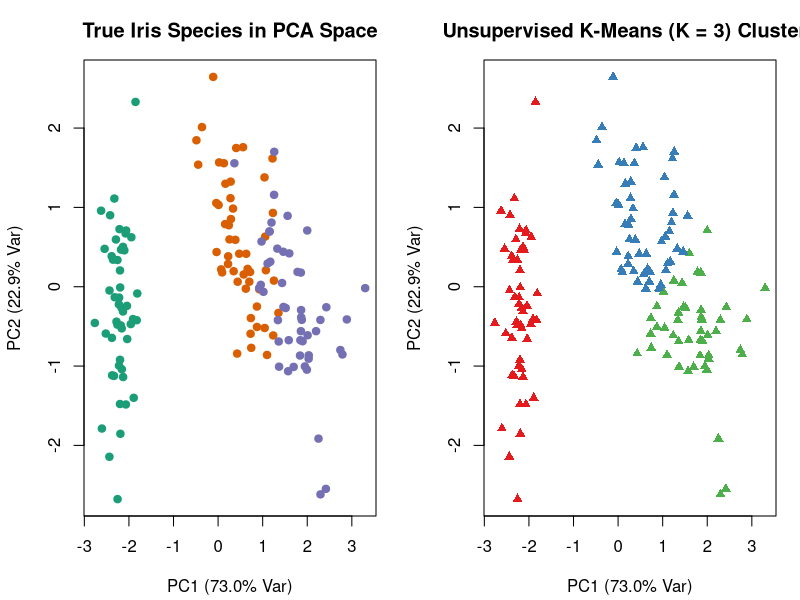
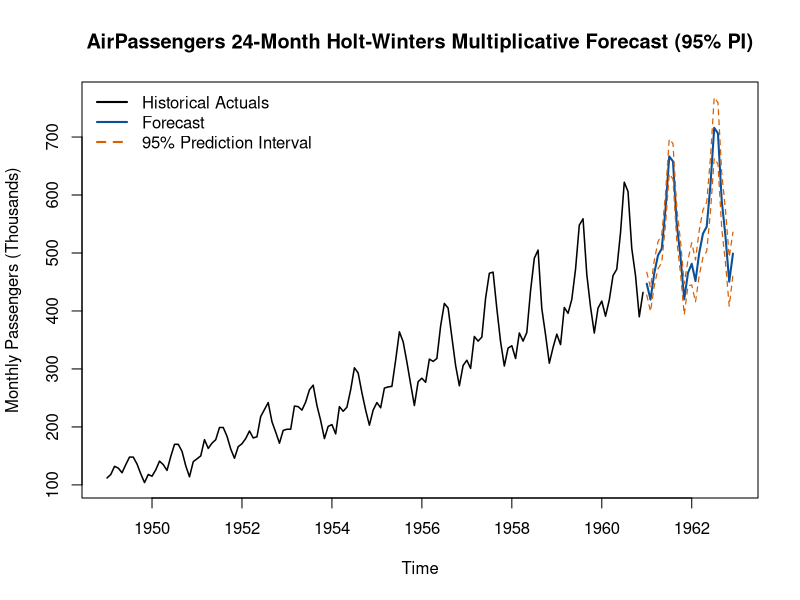

R code for these plots, in order:
## ---- chunk 1
knitr::opts_chunk$set(
  echo = TRUE,
  warning = FALSE,
  message = FALSE,
  fig.width = 9,
  fig.height = 5
)
## ---- chunk 2
set.seed(42)
pca_fit <- prcomp(iris[, 1:4], center = TRUE, scale. = TRUE)
km_fit  <- kmeans(scale(iris[, 1:4]), centers = 3, nstart = 25)

old_par <- par(mfrow = c(1, 2), mar = c(4.2, 4.2, 3, 1.2))
plot(pca_fit$x[, 1:2], col = c("#1b9e77", "#d95f02", "#7570b3")[unclass(iris$Species)],
     pch = 19, xlab = "PC1 (73.0% Var)", ylab = "PC2 (22.9% Var)",
     main = "True Iris Species in PCA Space")
plot(pca_fit$x[, 1:2], col = c("#e41a1c", "#377eb8", "#4daf4a")[km_fit$cluster],
     pch = 17, xlab = "PC1 (73.0% Var)", ylab = "PC2 (22.9% Var)",
     main = "Unsupervised K-Means (K = 3) Clusters")
par(old_par)
## ---- chunk 3
hw_model <- HoltWinters(AirPassengers, seasonal = "multiplicative")
hw_pred  <- predict(hw_model, n.ahead = 24, prediction.interval = TRUE, level = 0.95)

ts.plot(AirPassengers, hw_pred[, "fit"], hw_pred[, "upr"], hw_pred[, "lwr"],
        col = c("black", "#08519c", "#d95f02", "#d95f02"),
        lty = c(1, 1, 2, 2), lwd = c(1.5, 2, 1.2, 1.2),
        ylab = "Monthly Passengers (Thousands)",
        main = "AirPassengers 24-Month Holt-Winters Multiplicative Forecast (95% PI)")
legend("topleft", legend = c("Historical Actuals", "Forecast", "95% Prediction Interval"),
       col = c("black", "#08519c", "#d95f02"), lty = c(1, 1, 2), lwd = 2, bty = "n")
